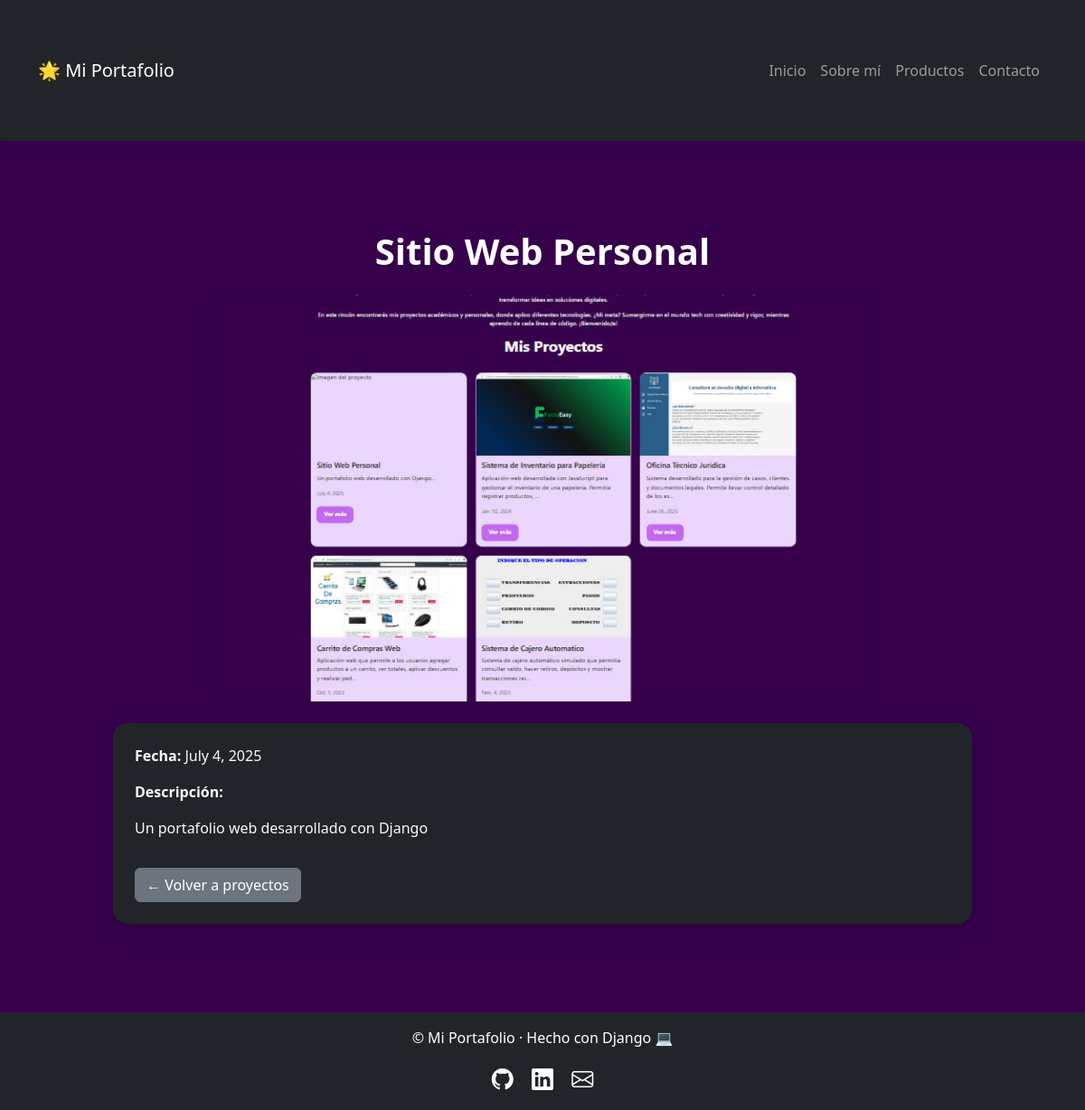
Screenshot of /proyecto/1/ with the database file from the repository.
### portafolio/models.py (models this page shows, shortened)
class Proyecto(models.Model):
    titulo = models.CharField(max_length=100)
    descripcion = models.TextField()
    fecha = models.DateField()
    imagen = models.ImageField(upload_to='imagenes/', blank=True, null=True)
    url = models.URLField(blank=True)

### portafolio/views.py (the view)
# urls.py: path('proyecto/<int:proyecto_id>/', detalle_proyecto, name='detalle_proyecto'),
def detalle_proyecto(request, proyecto_id):
    proyecto = get_object_or_404(Proyecto, id=proyecto_id)
    return render(request, 'portafolio/detalle.html', {'proyecto': proyecto})

### portafolio/templates/portafolio/detalle.html (shortened to what this page needs)
{% extends 'portafolio/base.html' %}
{% block content %}
<div class="container">
  <h1 class="text-center mb-4">{{ proyecto.titulo }}</h1>
  <div class="row justify-content-center">
    <div class="col-md-8 mb-4">
      <img src="{{ proyecto.imagen.url }}"
           alt="Imagen de {{ proyecto.titulo }}"
           class="img-fluid rounded-4 shadow-sm w-100"
           style="max-height: 450px; object-fit: cover;">
    </div>
    <div class="col-md-10 bg-dark text-light p-4 rounded-4 shadow">
      <p><strong>Fecha:</strong> {{ proyecto.fecha }}</p>
      <p><strong>Descripción:</strong></p>
      <p>{{ proyecto.descripcion }}</p>
      <a href="{% url 'home' %}" class="btn btn-secondary mt-3">← Volver a proyectos</a>
    </div>
  </div>
</div>
{% endblock %}

### portafolio/static/portafolio/style.css (style rules this page uses)
body { font-family: 'Segoe UI', sans-serif; background-color: #f8f9fa; }
h1, h2, h3 { font-weight: bold; color: #ffffff; }
body { background-color: #36004b; color: #FFFFFF; }
.container { padding-top: 50px; padding-bottom: 50px; }

### rows the page displays
Proyecto: titulo "Sitio Web Personal", imagen (picture), fecha "July 4, 2025", descripcion "Un portafolio web desarrollado con Django"
